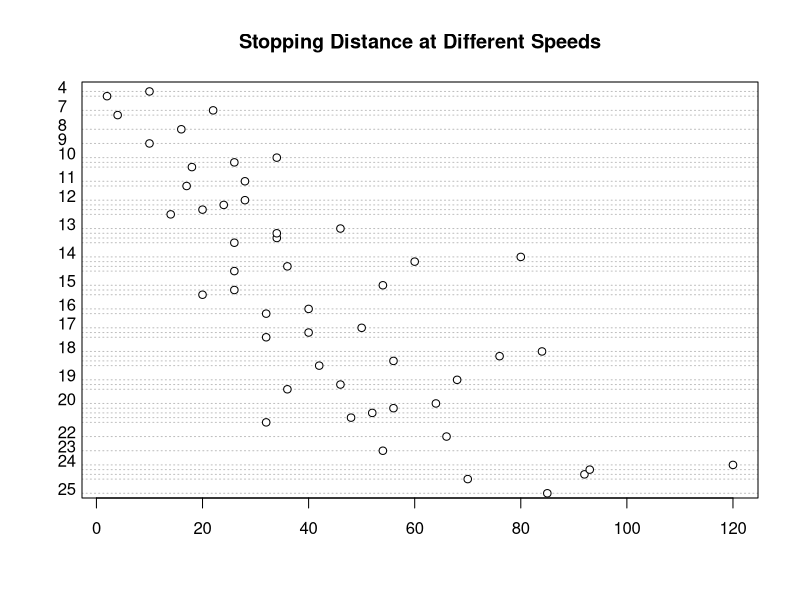

Reproduce this figure in R.
# Copyright Mark Niemann-Ross, 2017
# Author: Mark Niemann-Ross. mark.niemannross@gmail.com
# Watch the video at https://www.linkedin.com/learning/r-for-data-science-lunchbreak-lessons/data-frames-rbind?trk=insiders_215756_learning
# Discuss at https://groups.google.com/d/forum/r-for-data-science-lunchbreak-lessons
# LinkedIn: https://www.linkedin.com/in/markniemannross/
# Github: https://github.com/mnr
# More Learning: http://niemannross.com/link/mnratlil
# Description: base::dotchart

data(cars)

dotchart(cars$dist, 
         groups = factor(cars$speed),
         main = "Stopping Distance at Different Speeds")
